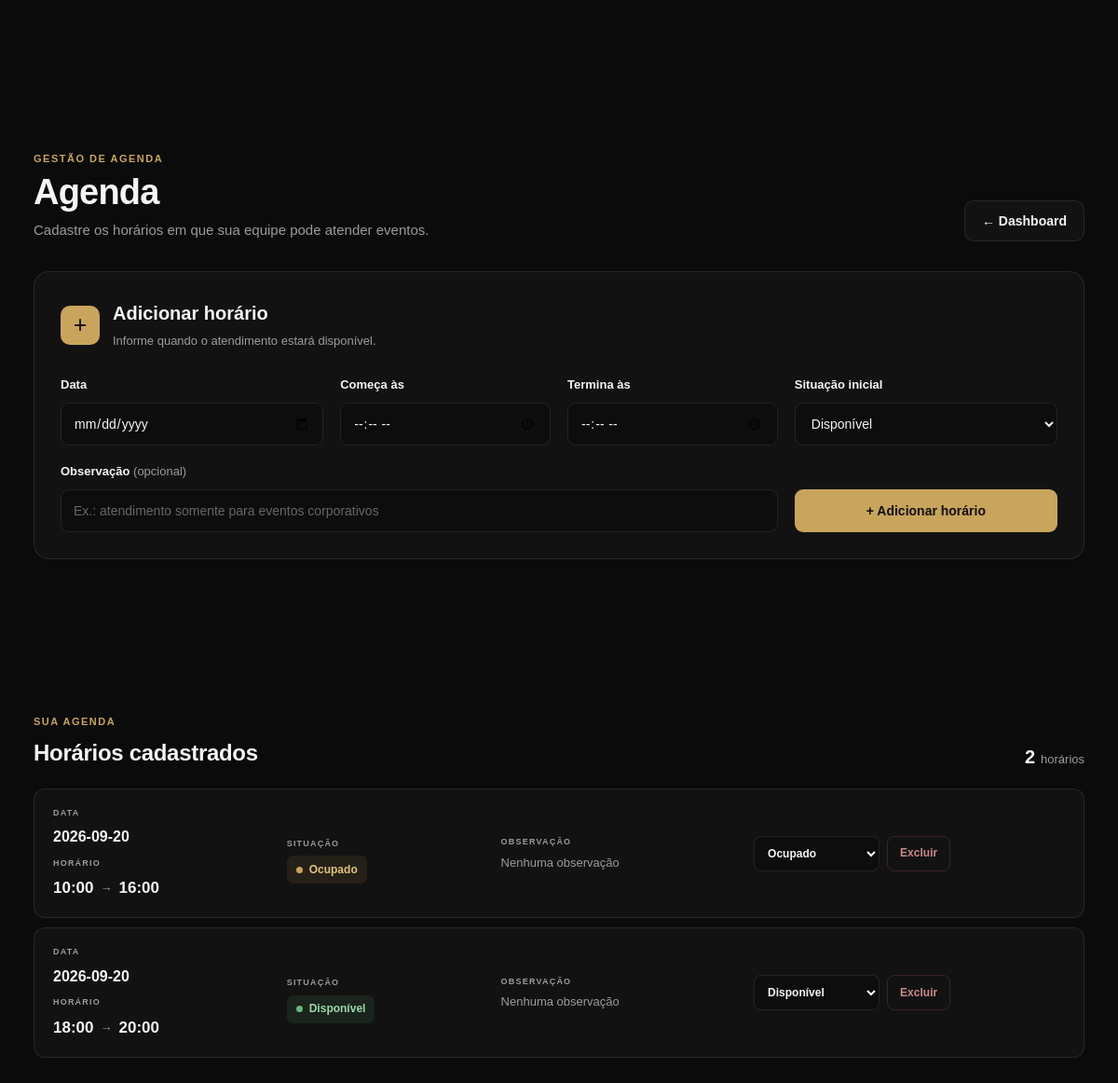
The app's page /admin/agenda/ (signed in), older data.
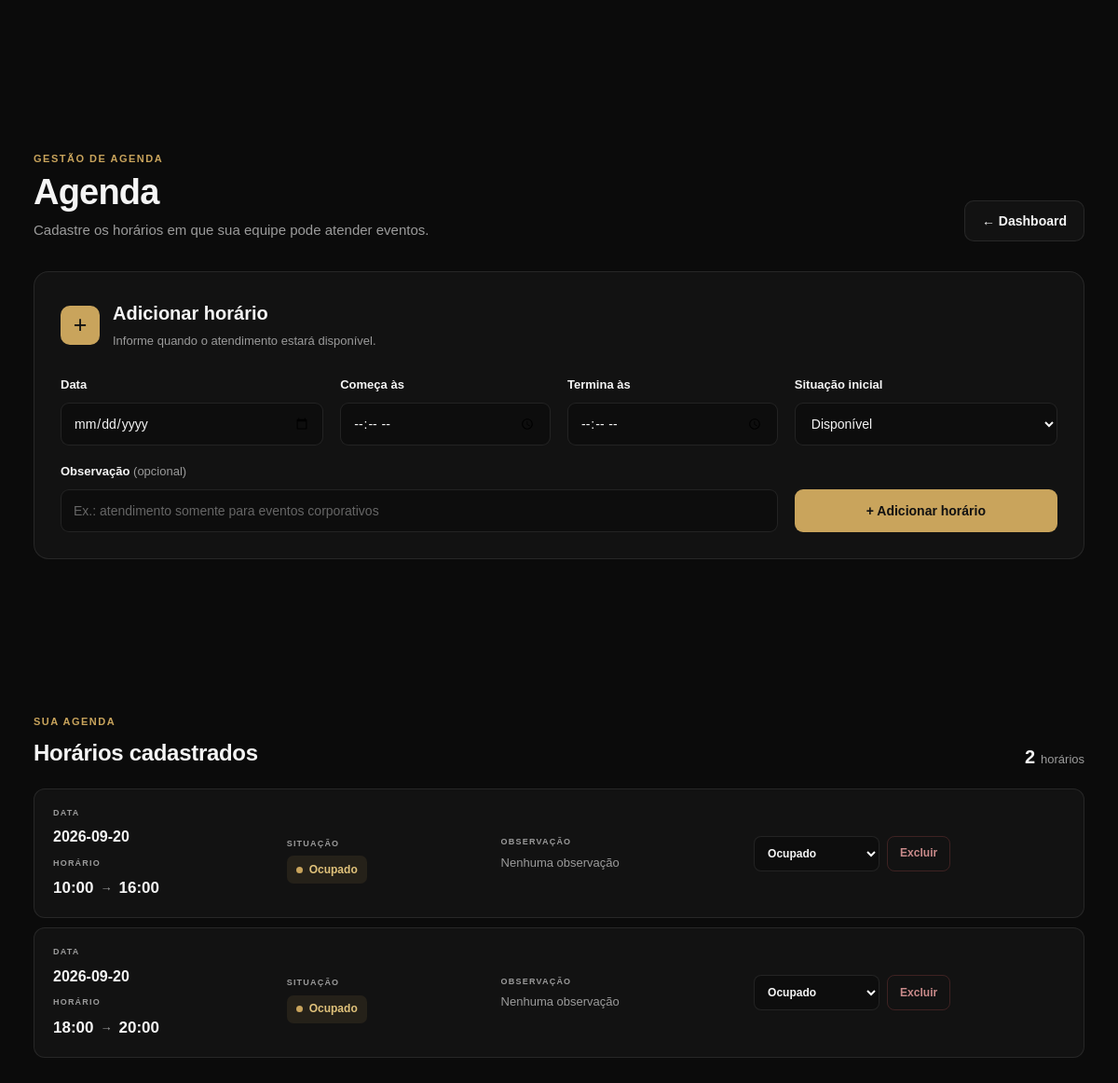
The same page, newer data.
### tables this page shows
CREATE TABLE availability (
            id INTEGER PRIMARY KEY AUTOINCREMENT,
            date TEXT NOT NULL,
            start_time TEXT NOT NULL,
            end_time TEXT NOT NULL,
            status TEXT NOT NULL DEFAULT 'AVAILABLE',
            notes TEXT,
            created_at TIMESTAMP DEFAULT CURRENT_TIMESTAMP,
            updated_at TIMESTAMP DEFAULT CURRENT_TIMESTAMP
        );

### routes/agenda.py (the view)
@agenda_bp.route("/")
@login_required
def agenda():
    connection = get_connection()
    slots = connection.execute("""
        SELECT *
        FROM availability
        WHERE status != 'DELETED'
        ORDER BY date ASC, start_time ASC
    """).fetchall()
    connection.close()
    return render_template(
        "admin/agenda.html",
        slots=slots,
        status_labels=STATUS_LABELS
    )

### auth_utils.py (called while the page is built, shortened)
def login_required(view):
    @wraps(view)
    def wrapped_view(*args, **kwargs):
        return view(*args, **kwargs)
    return wrapped_view

### database/database.py (called while the page is built)
def get_connection():
    connection = sqlite3.connect(DATABASE)
    connection.row_factory = sqlite3.Row
    return connection

### templates/admin/agenda.html (shortened to what the changed rows need)
{% extends "base.html" %}
{% block extra_css %}
<link rel="stylesheet" href="{{ url_for('static', filename='css/admin.css') }}">
{% endblock %}
{% block content %}
<section class="agenda-page">
    <div class="admin-container">
        <header class="agenda-header-simple">
            <div>
                <h1>
                    Agenda
                </h1>
            </div>
        </header>
        <section class="agenda-add-card">
            <div class="agenda-section-title">
                <div>
                    <h2>
                        Adicionar horário
                    </h2>
                </div>
            </div>
        </section>
        <section class="agenda-list-section">
            <div class="agenda-list-heading">
                <div>
                    <h2>
                        Horários cadastrados
                    </h2>
                </div>
            </div>
            {% if slots %}
            <div class="agenda-slots">
                {% for slot in slots %}
                <article
                    class="agenda-slot-card"
                    data-slot-id="{{ slot['id'] }}"
                >
                    <div class="agenda-slot-main">
                        <div class="agenda-slot-date">
                            <span class="agenda-slot-label">
                                DATA
                            </span>
                            <strong>
                                {{ slot["date"] }}
                            </strong>
                        </div>
                        <div class="agenda-slot-time">
                            <span class="agenda-slot-label">
                                HORÁRIO
                            </span>
                            <strong>
                                {{ slot["start_time"] }}
                                <span>→</span>
                                {{ slot["end_time"] }}
                            </strong>
                        </div>
                    </div>
                    <div class="agenda-slot-status">
                        <span class="agenda-slot-label">
                            SITUAÇÃO
                        </span>
                        {% if slot["status"] == "AVAILABLE" %}
                        <span class="agenda-status-badge available">
                            <span class="agenda-status-dot"></span>
                            Disponível
                        </span>
                        {% elif slot["status"] == "BOOKED" %}
                        <span class="agenda-status-badge booked">
                            <span class="agenda-status-dot"></span>
                            Ocupado
                        </span>
                        {% elif slot["status"] == "BLOCKED" %}
                        <span class="agenda-status-badge blocked">
                            <span class="agenda-status-dot"></span>
                            Bloqueado
                        </span>
                        {% elif slot["status"] == "DELETED" %}
                        <span class="agenda-status-badge deleted">
                            <span class="agenda-status-dot"></span>
                            Excluído
                        </span>
                        {% endif %}
                    </div>
                    <div class="agenda-slot-note">
                        <span class="agenda-slot-label">
                            OBSERVAÇÃO
                        </span>
                        <p>
                            {% if slot["notes"] %}
                                {{ slot["notes"] }}
                            {% else %}
                                Nenhuma observação
                            {% endif %}
                        </p>
                    </div>
                    <div class="agenda-slot-actions">
                        <form
                            method="POST"
                            action="{{ url_for(
                                'agenda.update_status',
                                slot_id=slot['id']
                            ) }}"
                            class="agenda-status-form"
                            data-slot-id="{{ slot['id'] }}"
                            data-current-status="{{ slot['status'] }}"
                        >
                            <select
                                id="status-{{ slot['id'] }}"
                                name="status"
                                class="agenda-status-select"
                            >
                                <option
                                    value="AVAILABLE"
                                    {% if slot["status"] == "AVAILABLE" %}
                                        selected
                                    {% endif %}
                                >
                                    Disponível
                                </option>
                                <option
                                    value="BOOKED"
                                    {% if slot["status"] == "BOOKED" %}
                                        selected
                                    {% endif %}
                                >
                                    Ocupado
                                </option>
                            </select>
                        </form>
                        <form
                            method="POST"
                            action="{{ url_for(
                                'agenda.delete_slot',
                                slot_id=slot['id']
                            ) }}"
                            class="agenda-delete-form"
                            data-slot-id="{{ slot['id'] }}"
                        >
                            <button
                                type="submit"
                                class="agenda-delete-button"
                            >
                                Excluir
                            </button>
                        </form>
                    </div>
                </article>
                {% endfor %}
            </div>
            {% endif %}
        </section>
    </div>
</section>
{% endblock %}

Row changes from the older to the newer data that the page shows:
changed availability (number 2 of 2 on the later page): status "Disponível" → "Ocupado"
